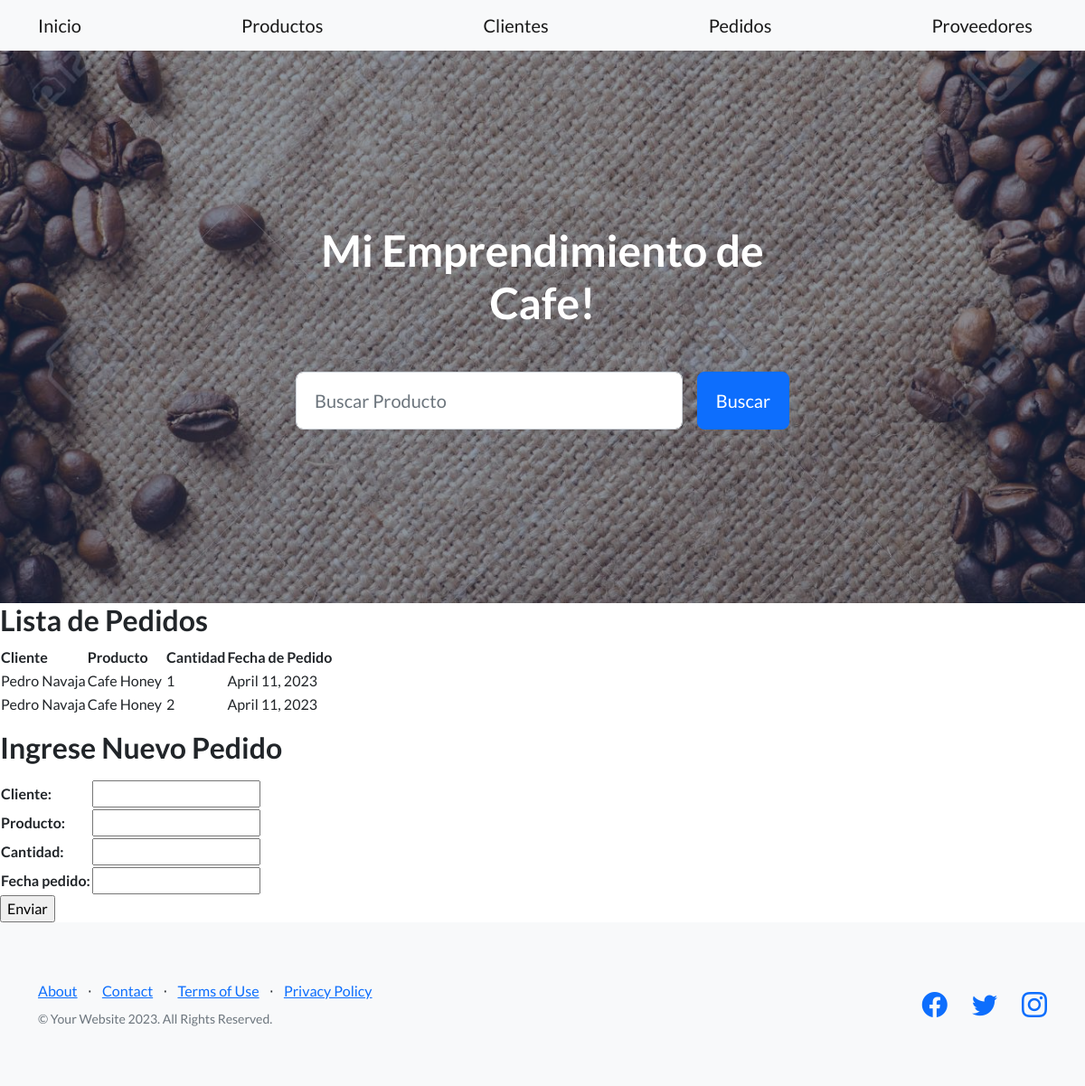
Page /pedidos/ on the committed database.
### coffee_app/models.py (models this page shows, shortened)
class Pedido(models.Model):
    cliente = models.CharField(max_length=100)
    producto = models.CharField(max_length=100)
    cantidad = models.IntegerField()
    fecha_pedido = models.DateField()

### coffee_app/views.py (the view)
# urls.py: path('pedidos/', views.form_pedidos, name='pedidos'),
def form_pedidos(request):
    pedidos = Pedido.objects.all()
    if request.method =='POST':
        formpedido=PedidoForm(request.POST) #aca llega la info al HTML
        print(formpedido)
        if formpedido.is_valid():
            formpedido.save()  # Guarda los datos del formulario en la base de datos
            return render(request, 'base.html')
    else:
        formpedido=PedidoForm()
        return render(request, 'pedidos.html', {'formpedido': formpedido,'pedidos':pedidos})

### coffee_app/forms.py
class PedidoForm(forms.ModelForm):
    class Meta:
        model = Pedido
        fields = '__all__'

### coffee_app/templates/pedidos.html (shortened to what this page needs)
{% extends 'base.html' %}
{% load static %}
{% block contenidoquecambia %}
{% block content %}
  <h2>Lista de Pedidos</h2>
  <table>
    <thead>
      <tr>
        <th>Cliente</th>
        <th>Producto</th>
        <th>Cantidad</th>
        <th>Fecha de Pedido</th>
      </tr>
    </thead>
    <tbody>
      {% for pedi in pedidos %}
        <tr>
          <td>{{ pedi.cliente}}</td>
          <td>{{ pedi.producto}}&nbsp;</td>
          <td>{{ pedi.cantidad}}</td>
          <td>{{ pedi.fecha_pedido}}</td>
        </tr>
      {% endfor %}
    </tbody>
  </table>
{% endblock %}
{% block title %}
<h2>Ingrese Nuevo Pedido</h2>
{% endblock title %}
{% block content2 %}
<form action="/pedidos/"   method="post">{% csrf_token %}
    <table>
        {{formpedido.as_table}}
    </table>
    <input type="submit" value="Enviar">
</form>
{% endblock content2 %}
{% endblock contenidoquecambia %}

### rows in the picture
Pedido: cliente "Pedro Navaja", producto "Cafe Honey", cantidad "1", fecha_pedido "April 11, 2023"
Pedido: cliente "Pedro Navaja", producto "Cafe Honey", cantidad "2", fecha_pedido "April 11, 2023"
